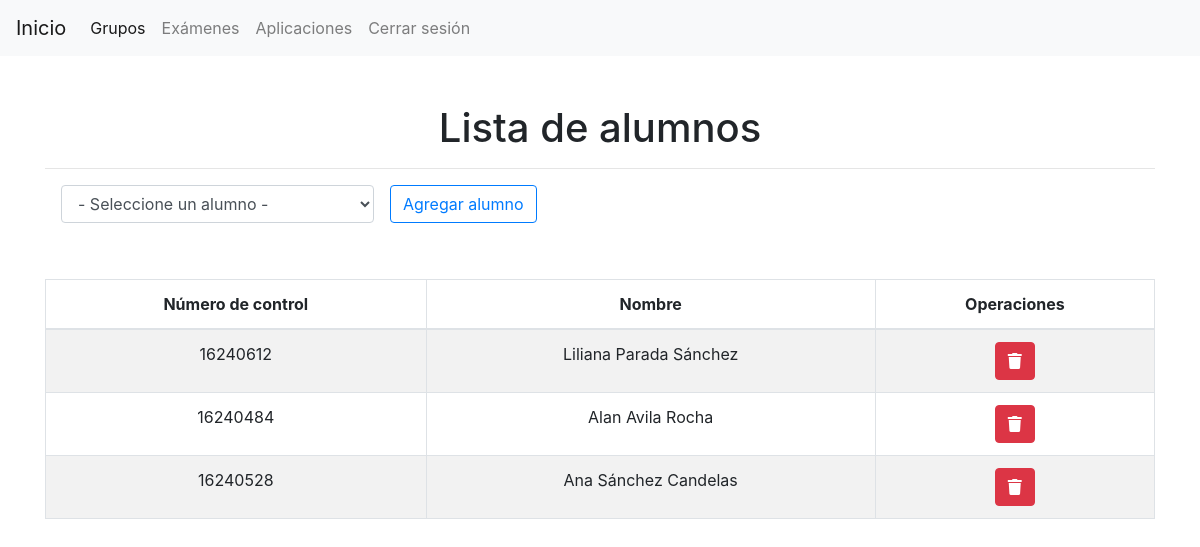
/php/maestro/listaAlumnos.php?idGrupo=1 (signed in), run on the app's committed database.
### tables this page shows
CREATE TABLE `grupo` (
  `id_grupo` int(11) NOT NULL,
  `id_usuario` int(11) NOT NULL,
  `nombre` varchar(200) NOT NULL
);

CREATE TABLE `usuario` (
  `id_usuario` int(11) NOT NULL,
  `id_rol` int(11) NOT NULL,
  `nombre` varchar(50) NOT NULL,
  `apellido_paterno` varchar(30) NOT NULL,
  `apellido_materno` varchar(30) DEFAULT NULL,
  `usuario` varchar(20) NOT NULL,
  `contrasenia` varchar(50) NOT NULL,
  `no_control` int(11) DEFAULT NULL
);

### php/maestro/listaAlumnos_.php (called while the page is built, shortened)
<?php
    function getAlumnos(){
        $base = getConexion();
        $instruccion = "SELECT usuario.id_usuario, usuario.no_control, usuario.nombre, usuario.apellido_paterno, usuario.apellido_materno, grupo.id_grupo FROM usuario LEFT JOIN alumno_grupo ON usuario.id_usuario = alumno_grupo.id_usuario LEFT JOIN grupo ON alumno_grupo.id_grupo = grupo.id_grupo WHERE alumno_grupo.id_grupo = ". $_GET["idGrupo"];
        $conexion = $base->query($instruccion);
        $alumnos = $conexion->fetchAll(PDO::FETCH_OBJ);
        return $alumnos;
    }
?>

### php/maestro/listaAlumnos.php (the view, shortened to what this page needs)
<?php
        include("listaAlumnos_.php");
?>
<!doctype html>
<html lang="en">
<head>
     <link rel="stylesheet" href="https://use.fontawesome.com/releases/v5.7.0/css/all.css"
>
    <link href="../../css/bootstrap.min.css" rel="stylesheet" id="bootstrap-css">
</head>
<body>
<nav class="navbar navbar-expand-lg navbar-light bg-light">
    <a class="navbar-brand" href="inicio.php">Inicio</a>
    <div class="collapse navbar-collapse" id="navbarSupportedContent">
        <ul class="navbar-nav mr-auto">
            <li class="nav-item active">
                <a class="nav-link" href="listaGrupos.php">Grupos</a>
            </li>
            <li class="nav-item">
                <a class="nav-link" href="listaExamenes.php">Exámenes</a>
            </li>
            <li class="nav-item">
                <a class="nav-link" href="listaAplicaciones.php">Aplicaciones</a>
            </li>
            <li class="nav-item">
                <a class="nav-link" href="../general/logout.php">Cerrar sesión</a>
            </li>
        </ul>
    </div>
</nav>
<div class="container">
    <br><br>
    <h1 class="text-center">
        Lista de alumnos
    </h1>
    <hr>
    <div class="row">
        <div class="col col-lg-6">
            <form class="form-inline" action='alumnoGrupo_.php' method='post'>
                <div class="form-group mx-sm-3 mb-2">
                    <select class="form-control" name="alumno" id="alumno">
                        <option value="0">- Seleccione un alumno -</option>
                    </select>
                </div>
                <input type='submit' name='buscar' value='Agregar alumno'
                    class="btn btn-primary btn-outline-primary mb-2">
            </form>
        </div>
        <div class="col col-lg-3"></div>
    </div>
    <br>
    <br>
    <?php
        $alumnos = getAlumnos();
    ?>
    <table class="table table-hover table-bordered table-striped">
        <thead>
        <tr class="text-center">
            <th scope="col">Número de control</th>
            <th scope="col">Nombre</th>
            <th scope="col">Operaciones</th>
        </tr>
        </thead>
        <tbody>
            <?php if (sizeof($alumnos) > 0) { ?>
            <?php foreach($alumnos as $alumno): ?>
                <tr class="text-center">
                    <td><?php echo $alumno->no_control ?></td>
                    <td><?php echo $alumno->nombre ." ". $alumno->apellido_paterno ." ". $alumno->apellido_materno?></td>
                    <td>
                        <a class="btn btn-danger" href="eliminarAlumnoGrupo_.php?idAlumno=<?php echo($alumno->id_usuario);?>&idGrupo=<?php echo($alumno->id_grupo);?>">
                        <i class="fas fa fa-trash"></i>
                        </a>
                    </td>
                </tr>
            <?php endforeach; ?>
            <?php } else { ?>
            <tr>
                <td colspan="3" class="text-center">No se encontraron alumnos</td>
            </tr>
        <?php } ?>
        </tbody>
    </table>
</div>
</body>
</html>

### data on the page
grupo: usuario.no_control "16240612", usuario.nombre "Liliana", usuario.apellido_paterno "Parada", usuario.apellido_materno "Sánchez", usuario.no_control "16240484", usuario.nombre "Alan", usuario.apellido_paterno "Avila", usuario.apellido_materno "Rocha", usuario.no_control "16240528", usuario.nombre "Ana", usuario.apellido_paterno "Sánchez", usuario.apellido_materno "Candelas"
